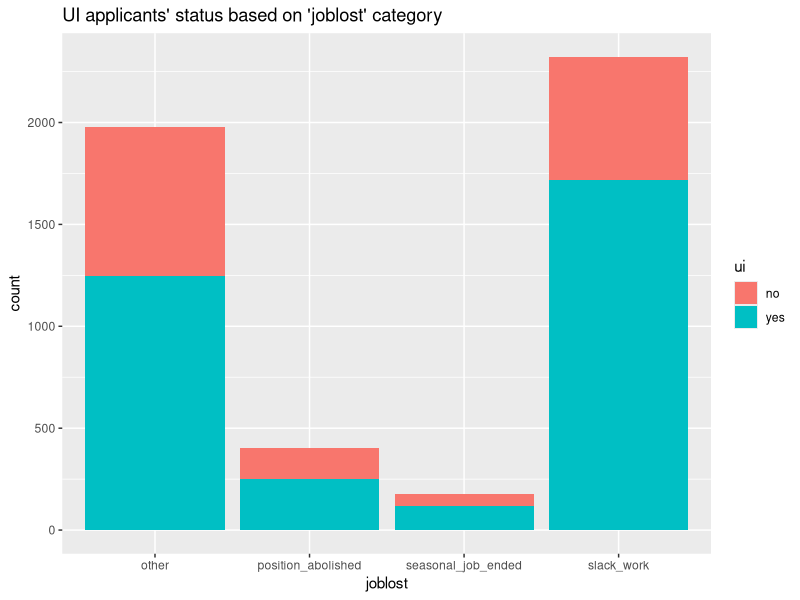
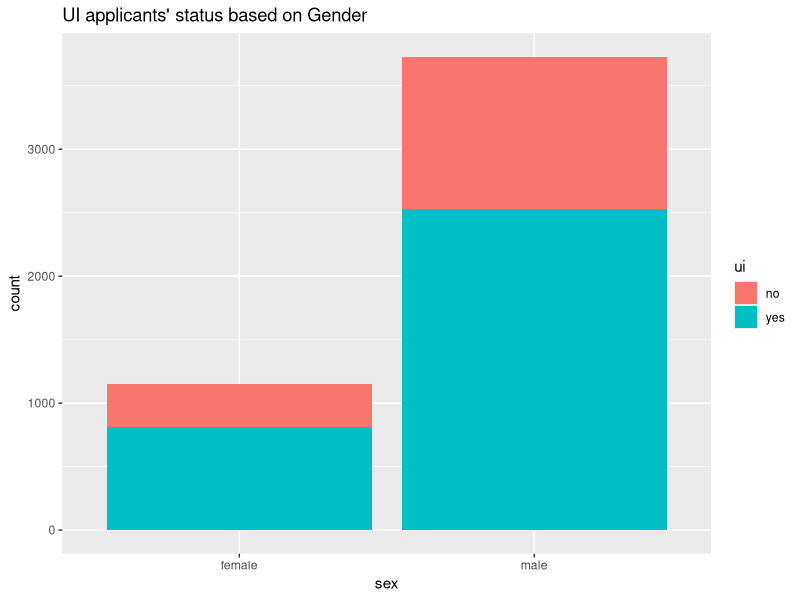
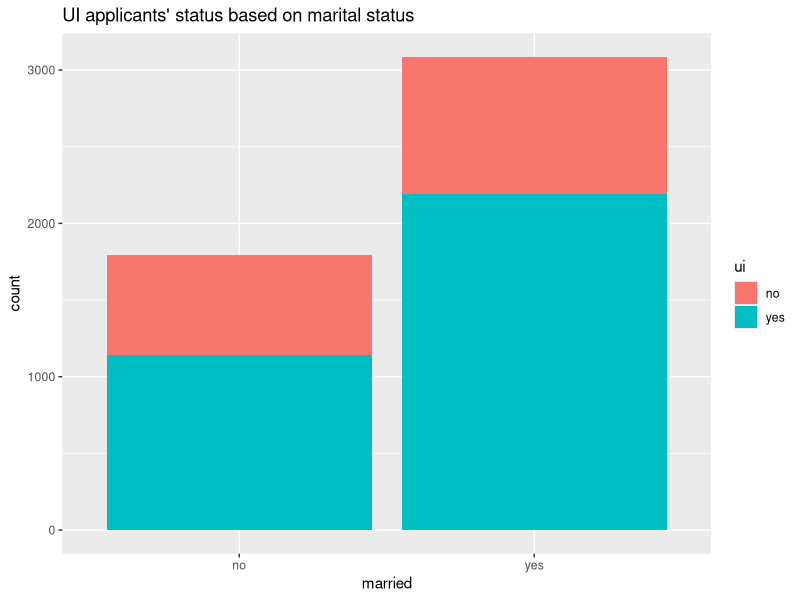
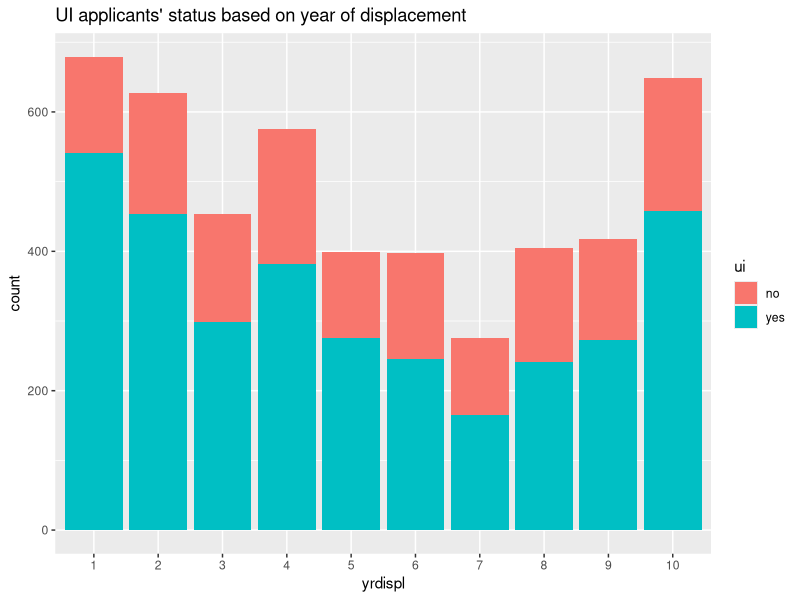
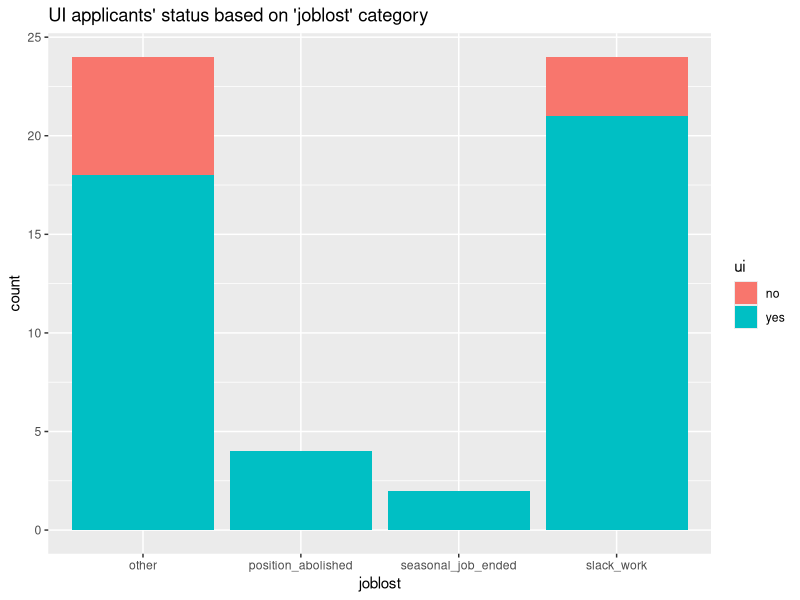
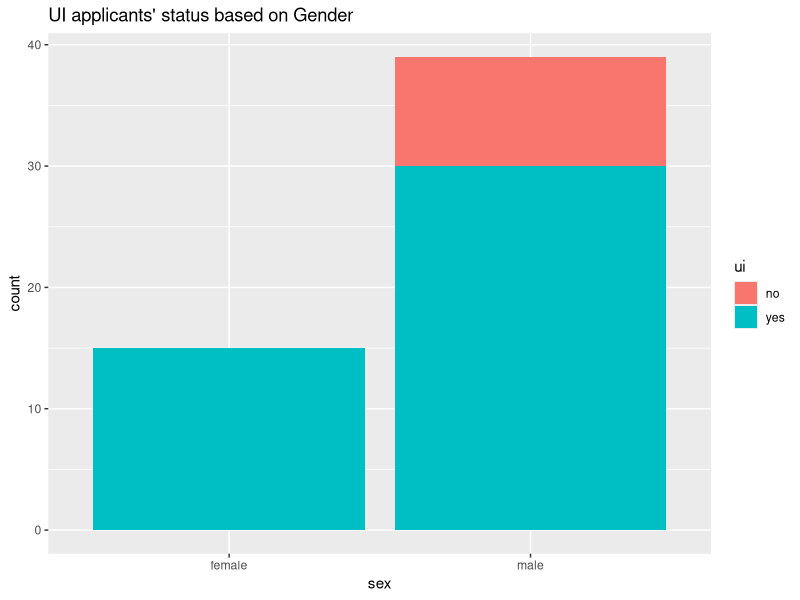
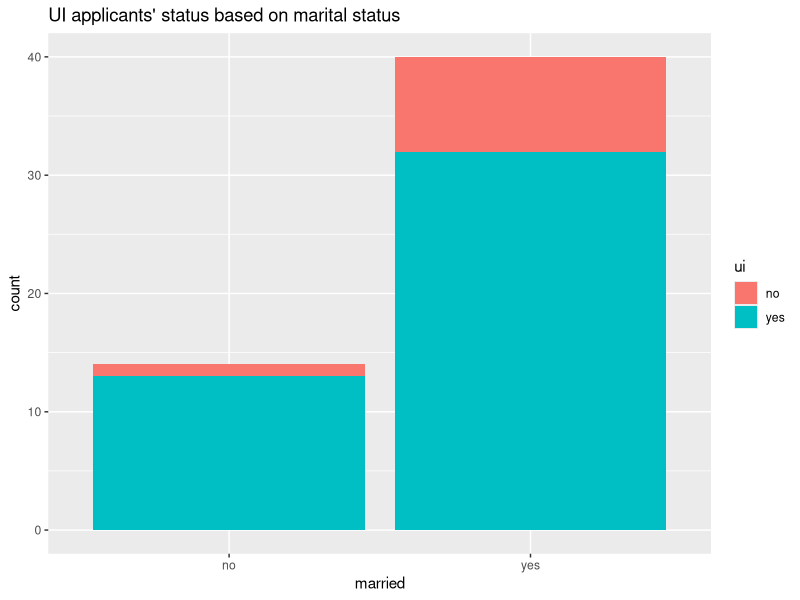
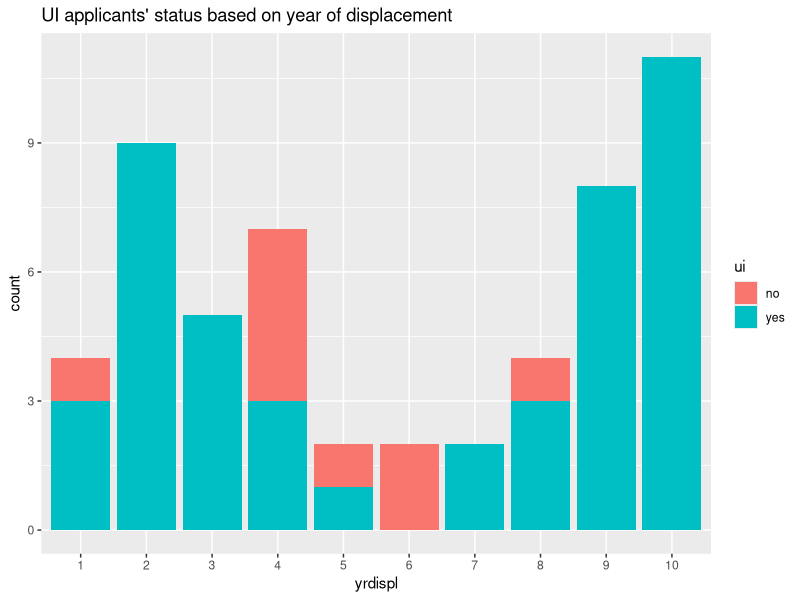

The R script that drew these images, in order: (Note: this script raises an error after producing the figures.)
#Load required packages
library(tidyverse)

#Import data
data <- read.csv("Benefits.csv", header = T)
head(data)
View(data)
data <- data [ ,-1] #take out first column
View(data) 
str(data) #View data structure
dim(data)

anyNA(data)#no missing data

#change data structure of some variables
glimpse(data)

#Check the sixe of the dataset
object.size(data)
print(object.size(data), units = "Mb")

#The Mutate verb

#Change specific columns by their name to factor
data2 <- data %>% mutate(across(c(state, joblost, nwhite, school12, sex, 
                                  bluecol, smsa, married, dkids, 
                                  dykids, yrdispl, head, ui), factor))

levels(data2$state)
str(data2)

## On studying the data column 'bluecol', it seems to be redundant as all the workers are 'blue collar-ed'
data2 <- data2 %>% select(-(bluecol))
str(data2)
dim(data2) #reduced by 1

summary(as.integer(data2$yrdispl))
levels(as.factor(data2$tenure))
summary(data2$rr)
summary(data2$statemb)
sapply (data2, levels)

# Visualization
data2 %>% ggplot(mapping = aes(x = joblost, fill = ui)) + 
  geom_bar(stat = "count") + ggtitle("UI applicants' status based on 'joblost' category")

data2 %>% ggplot(mapping = aes(x = sex, fill = ui)) + 
  geom_bar(stat = "count") + ggtitle("UI applicants' status based on Gender")

data2 %>% ggplot(mapping = aes(x = married, fill = ui)) + 
  geom_bar(stat = "count") + ggtitle("UI applicants' status based on marital status")

data2 %>% ggplot(mapping = aes(x = yrdispl, fill = ui)) + 
  geom_bar(stat = "count") + ggtitle("UI applicants' status based on year of displacement")

#Exploratory_data_analysis using tidyverse
#It assumed that most states in the US determine 
#if UI benefits' applicants get their benefits or not despite federal law.
#Although, factors such as unemployment rate, 
#Is there any difference in the unemployment rate by state_code?
# filter the data by state code

## State with State_code 11
stat_code11 <- data2 %>% filter(state == 11) %>%
  arrange(stateur) %>% group_by(joblost) 

stat_code11 <- stat_code11 %>% select(-(state))# take out the state column as it is redundant
View(stat_code11) #the stateur varies with the year displacement yrdisp
dim(stat_code11)
stat_code11 %>% sapply(levels)
#What pattern determines if an individual get the UI benefits?

stat_code11 %>% count(sex, stat_code11$ui) #females were not denied
#Although that can not be proved for all categories of job lost as there were absent in the category "seasonal job ended"

#What gender mostly get denied the UI benefits?
stat_code11_sex <- stat_code11 %>% count(stat_code11$yrdispl,sex, ui)

#what was the marital status of the males denied of UI benefits?
stat_code11_married <- stat_code11 %>% count(stat_code11$yrdispl,sex, married, ui)

View(stat_code11_married)

# Visualization
stat_code11 %>% ggplot(mapping = aes(x = joblost, fill = ui)) + 
  geom_bar(stat = "count") + ggtitle("UI applicants' status based on 'joblost' category")

stat_code11 %>% ggplot(mapping = aes(x = sex, fill = ui)) + 
  geom_bar(stat = "count") + ggtitle("UI applicants' status based on Gender")

stat_code11 %>% ggplot(mapping = aes(x = married, fill = ui)) + 
  geom_bar(stat = "count") + ggtitle("UI applicants' status based on marital status")

stat_code11 %>% ggplot(mapping = aes(x = yrdispl, fill = ui)) + 
  geom_bar(stat = "count") + ggtitle("UI applicants' status based on year of displacement")

stat_code11$statemb
levels(data2$state)
levels(as.factor(data2$stateur))

#What were the state unemployment rates for 10 years in state_code11?
levels(as.factor(stat_code11$stateur))
#It was steadily rising. Possibly there are other factors determining the denial of this applicant's benefits.

#what was the state maximum benefits for each year? 
levels(as.factor(stat_code11$statemb))

## State with State_code 12
stat_code12 <- data2 %>% filter(state == 12) %>%
  arrange(stateur) %>% group_by(joblost) 

stat_code12 <- stat_code12 %>% select(-(state))# take out the state column as it is redundant

dim(stat_code12)
#What pattern determines if an individual get the UI benefits?

stat_code12 %>% count(sex, stat_code12$ui) #females were denied

# Visualization
stat_code12 %>% ggplot(mapping = aes(x = joblost, fill = ui)) + 
  geom_bar(stat = "count") + ggtitle("UI applicants' status based on 'joblost' category")

stat_code12 %>% ggplot(mapping = aes(x = sex, fill = ui)) + 
  geom_bar(stat = "count") + ggtitle("UI applicants' status based on Gender")

stat_code12 %>% ggplot(mapping = aes(x = married, fill = ui)) + 
  geom_bar(stat = "count") + ggtitle("UI applicants' status based on marital status")

stat_code12 %>% ggplot(mapping = aes(x = yrdispl, fill = ui)) + 
  geom_bar(stat = "count") + ggtitle("UI applicants' status based on year of displacement")


levels(data2$state)

## State with State_code 13
stat_code13 <- data2 %>% filter(state == 13) %>%
  arrange(stateur) %>% group_by(joblost) 

stat_code13 <- stat_code13%>% select(-(state))# take out the state column as it is redundant

dim(stat_code13)
#What pattern determines if an individual get the UI benefits?

stat_code13 %>% count(sex, stat_code13$ui) #females were denied

# Visualization
stat_code13 %>% ggplot(mapping = aes(x = joblost, fill = ui)) + 
  geom_bar(stat = "count") + ggtitle("UI applicants' status based on 'joblost' category")

stat_code13 %>% ggplot(mapping = aes(x = sex, fill = ui)) + 
  geom_bar(stat = "count") + ggtitle("UI applicants' status based on Gender")

stat_code13 %>% ggplot(mapping = aes(x = married, fill = ui)) + 
  geom_bar(stat = "count") + ggtitle("UI applicants' status based on marital status")

stat_code13 %>% ggplot(mapping = aes(x = yrdispl, fill = ui)) + 
  geom_bar(stat = "count") + ggtitle("UI applicants' status based on year of displacement")


## State with State_code 14
stat_code14 <- data2 %>% filter(state == 14) %>%
  arrange(stateur) %>% group_by(joblost) 

stat_code14 <- stat_code14%>% select(-(state))# take out the state column as it is redundant

dim(stat_code14)
#What pattern determines if an individual get the UI benefits?

stat_code14 %>% count(sex, stat_code14$ui) #females were denied

# Visualization
stat_code14 %>% ggplot(mapping = aes(x = joblost, fill = ui)) + 
  geom_bar(stat = "count") + ggtitle("UI applicants' status based on 'joblost' category")

stat_code14 %>% ggplot(mapping = aes(x = sex, fill = ui)) + 
  geom_bar(stat = "count") + ggtitle("UI applicants' status based on Gender")

stat_code14 %>% ggplot(mapping = aes(x = married, fill = ui)) + 
  geom_bar(stat = "count") + ggtitle("UI applicants' status based on marital status")

stat_code14 %>% ggplot(mapping = aes(x = yrdispl, fill = ui)) + 
  geom_bar(stat = "count") + ggtitle("UI applicants' status based on year of displacement")

## State with State_code 15
stat_code15 <- data2 %>% filter(state == 15) %>%
  arrange(stateur) %>% group_by(joblost) 

stat_code15 <- stat_code15%>% select(-(state))# take out the state column as it is redundant

dim(stat_code15)
#What pattern determines if an individual get the UI benefits?

stat_code15 %>% count(sex, stat_code15$ui) #females were denied

# Visualization
stat_code15 %>% ggplot(mapping = aes(x = joblost, fill = ui)) + 
  geom_bar(stat = "count") + ggtitle("UI applicants' status based on 'joblost' category")

stat_code15 %>% ggplot(mapping = aes(x = sex, fill = ui)) + 
  geom_bar(stat = "count") + ggtitle("UI applicants' status based on Gender")

stat_code15 %>% ggplot(mapping = aes(x = married, fill = ui)) + 
  geom_bar(stat = "count") + ggtitle("UI applicants' status based on marital status")

stat_code15 %>% ggplot(mapping = aes(x = yrdispl, fill = ui)) + 
  geom_bar(stat = "count") + ggtitle("UI applicants' status based on year of displacement")
levels(data2$state)

## State with State_code 16
stat_code16 <- data2 %>% filter(state == 16) %>%
  arrange(stateur) %>% group_by(joblost) 

stat_code16 <- stat_code16%>% select(-(state))# take out the state column as it is redundant

dim(stat_code16)
#What pattern determines if an individual get the UI benefits?

stat_code16 %>% count(sex, stat_code16$ui) #females were denied

# Visualization
stat_code16 %>% ggplot(mapping = aes(x = joblost, fill = ui)) + 
  geom_bar(stat = "count") + ggtitle("UI applicants' status based on 'joblost' category")

stat_code16 %>% ggplot(mapping = aes(x = sex, fill = ui)) + 
  geom_bar(stat = "count") + ggtitle("UI applicants' status based on Gender")

stat_code16 %>% ggplot(mapping = aes(x = married, fill = ui)) + 
  geom_bar(stat = "count") + ggtitle("UI applicants' status based on marital status")

stat_code16 %>% ggplot(mapping = aes(x = yrdispl, fill = ui)) + 
  geom_bar(stat = "count") + ggtitle("UI applicants' status based on year of displacement")

## State with State_code 21
stat_code21 <- data2 %>% filter(state == 21) %>%
  arrange(stateur) %>% group_by(joblost) 

stat_code21 <- stat_code15%>% select(-(state))# take out the state column as it is redundant

dim(stat_code21)
#What pattern determines if an individual get the UI benefits?

stat_code21 %>% count(sex, stat_code21$ui) #females were denied

# Visualization
stat_code21 %>% ggplot(mapping = aes(x = joblost, fill = ui)) + 
  geom_bar(stat = "count") + ggtitle("UI applicants' status based on 'joblost' category")

stat_code21 %>% ggplot(mapping = aes(x = sex, fill = ui)) + 
  geom_bar(stat = "count") + ggtitle("UI applicants' status based on Gender")

stat_code21 %>% ggplot(mapping = aes(x = married, fill = ui)) + 
  geom_bar(stat = "count") + ggtitle("UI applicants' status based on marital status")

stat_code21 %>% ggplot(mapping = aes(x = yrdispl, fill = ui)) + 
  geom_bar(stat = "count") + ggtitle("UI applicants' status based on year of displacement")

## State with State_code 15
stat_code22 <- data2 %>% filter(state == 22) %>%
  arrange(stateur) %>% group_by(joblost) 

stat_code22 <- stat_code22%>% select(-(state))# take out the state column as it is redundant

dim(stat_code22)
#What pattern determines if an individual get the UI benefits?

stat_code22 %>% count(sex, stat_code22$ui) #females were denied

# Visualization
stat_code22 %>% ggplot(mapping = aes(x = joblost, fill = ui)) + 
  geom_bar(stat = "count") + ggtitle("UI applicants' status based on 'joblost' category")

stat_code22 %>% ggplot(mapping = aes(x = sex, fill = ui)) + 
  geom_bar(stat = "count") + ggtitle("UI applicants' status based on Gender")

stat_code22 %>% ggplot(mapping = aes(x = married, fill = ui)) + 
  geom_bar(stat = "count") + ggtitle("UI applicants' status based on marital status")

stat_code22 %>% ggplot(mapping = aes(x = yrdispl, fill = ui)) + 
  geom_bar(stat = "count") + ggtitle("UI applicants' status based on year of displacement")


## State with State_code 23
stat_code23 <- data2 %>% filter(state == 23) %>%
  arrange(stateur) %>% group_by(joblost) 

stat_code23 <- stat_code23%>% select(-(state))# take out the state column as it is redundant

dim(stat_code23)
#What pattern determines if an individual get the UI benefits?

stat_code23 %>% count(sex, stat_code23$ui) #females were denied

# Visualization
stat_code23 %>% ggplot(mapping = aes(x = joblost, fill = ui)) + 
  geom_bar(stat = "count") + ggtitle("UI applicants' status based on 'joblost' category")

stat_code23 %>% ggplot(mapping = aes(x = sex, fill = ui)) + 
  geom_bar(stat = "count") + ggtitle("UI applicants' status based on Gender")

stat_code23 %>% ggplot(mapping = aes(x = married, fill = ui)) + 
  geom_bar(stat = "count") + ggtitle("UI applicants' status based on marital status")

stat_code23 %>% ggplot(mapping = aes(x = yrdispl, fill = ui)) + 
  geom_bar(stat = "count") + ggtitle("UI applicants' status based on year of displacement")


## State with State_code 31
stat_code31 <- data2 %>% filter(state == 31) %>%
  arrange(stateur) %>% group_by(joblost) 

stat_code31 <- stat_code31%>% select(-(state))# take out the state column as it is redundant

dim(stat_code31)
#What pattern determines if an individual get the UI benefits?

stat_code31 %>% count(sex, stat_code31$ui) #females were denied

# Visualization
stat_code31 %>% ggplot(mapping = aes(x = joblost, fill = ui)) + 
  geom_bar(stat = "count") + ggtitle("UI applicants' status based on 'joblost' category")

stat_code31 %>% ggplot(mapping = aes(x = sex, fill = ui)) + 
  geom_bar(stat = "count") + ggtitle("UI applicants' status based on Gender")

stat_code31 %>% ggplot(mapping = aes(x = married, fill = ui)) + 
  geom_bar(stat = "count") + ggtitle("UI applicants' status based on marital status")

stat_code31 %>% ggplot(mapping = aes(x = yrdispl, fill = ui)) + 
  geom_bar(stat = "count") + ggtitle("UI applicants' status based on year of displacement")


## State with State_code 32
stat_code32 <- data2 %>% filter(state == 32) %>%
  arrange(stateur) %>% group_by(joblost) 

stat_code32 <- stat_code32%>% select(-(state))# take out the state column as it is redundant

dim(stat_code32)
#What pattern determines if an individual get the UI benefits?

stat_code32 %>% count(sex, stat_code32$ui) #females were denied

# Visualization
stat_code32 %>% ggplot(mapping = aes(x = joblost, fill = ui)) + 
  geom_bar(stat = "count") + ggtitle("UI applicants' status based on 'joblost' category")

stat_code32 %>% ggplot(mapping = aes(x = sex, fill = ui)) + 
  geom_bar(stat = "count") + ggtitle("UI applicants' status based on Gender")

stat_code32 %>% ggplot(mapping = aes(x = married, fill = ui)) + 
  geom_bar(stat = "count") + ggtitle("UI applicants' status based on marital status")

stat_code32 %>% ggplot(mapping = aes(x = yrdispl, fill = ui)) + 
  geom_bar(stat = "count") + ggtitle("UI applicants' status based on year of displacement")

## State with State_code 15
stat_code33 <- data2 %>% filter(state == 33) %>%
  arrange(stateur) %>% group_by(joblost) 

stat_code33 <- stat_code33%>% select(-(state))# take out the state column as it is redundant

dim(stat_code33)
#What pattern determines if an individual get the UI benefits?

stat_code33 %>% count(sex, stat_code33$ui) #females were denied

# Visualization
stat_code33 %>% ggplot(mapping = aes(x = joblost, fill = ui)) + 
  geom_bar(stat = "count") + ggtitle("UI applicants' status based on 'joblost' category")

stat_code33 %>% ggplot(mapping = aes(x = sex, fill = ui)) + 
  geom_bar(stat = "count") + ggtitle("UI applicants' status based on Gender")

stat_code33 %>% ggplot(mapping = aes(x = married, fill = ui)) + 
  geom_bar(stat = "count") + ggtitle("UI applicants' status based on marital status")

stat_code33 %>% ggplot(mapping = aes(x = yrdispl, fill = ui)) + 
  geom_bar(stat = "count") + ggtitle("UI applicants' status based on year of displacement")

## State with State_code 34
stat_code34 <- data2 %>% filter(state == 34) %>%
  arrange(stateur) %>% group_by(joblost) 

stat_code34 <- stat_code34%>% select(-(state))# take out the state column as it is redundant

dim(stat_code34)
#What pattern determines if an individual get the UI benefits?

stat_code34 %>% count(sex, stat_code34$ui) #females were denied

# Visualization
stat_code34 %>% ggplot(mapping = aes(x = joblost, fill = ui)) + 
  geom_bar(stat = "count") + ggtitle("UI applicants' status based on 'joblost' category")

stat_code34 %>% ggplot(mapping = aes(x = sex, fill = ui)) + 
  geom_bar(stat = "count") + ggtitle("UI applicants' status based on Gender")

stat_code34 %>% ggplot(mapping = aes(x = married, fill = ui)) + 
  geom_bar(stat = "count") + ggtitle("UI applicants' status based on marital status")

stat_code34 %>% ggplot(mapping = aes(x = yrdispl, fill = ui)) + 
  geom_bar(stat = "count") + ggtitle("UI applicants' status based on year of displacement")


## State with State_code 15
stat_code35 <- data2 %>% filter(state == 35) %>%
  arrange(stateur) %>% group_by(joblost) 

stat_code15 <- stat_code15%>% select(-(state))# take out the state column as it is redundant

dim(stat_code35)
#What pattern determines if an individual get the UI benefits?

stat_code35 %>% count(sex, stat_code35$ui) #females were denied

# Visualization
stat_code35 %>% ggplot(mapping = aes(x = joblost, fill = ui)) + 
  geom_bar(stat = "count") + ggtitle("UI applicants' status based on 'joblost' category")

stat_code35 %>% ggplot(mapping = aes(x = sex, fill = ui)) + 
  geom_bar(stat = "count") + ggtitle("UI applicants' status based on Gender")

stat_code35 %>% ggplot(mapping = aes(x = married, fill = ui)) + 
  geom_bar(stat = "count") + ggtitle("UI applicants' status based on marital status")

stat_code35 %>% ggplot(mapping = aes(x = yrdispl, fill = ui)) + 
  geom_bar(stat = "count") + ggtitle("UI applicants' status based on year of displacement")


## State with State_code 41
stat_code41 <- data2 %>% filter(state == 41) %>%
  arrange(stateur) %>% group_by(joblost) 

stat_code41 <- stat_code41%>% select(-(state))# take out the state column as it is redundant

dim(stat_code41)
#What pattern determines if an individual get the UI benefits?

stat_code41 %>% count(sex, stat_code41$ui) #females were denied

# Visualization
stat_code41 %>% ggplot(mapping = aes(x = joblost, fill = ui)) + 
  geom_bar(stat = "count") + ggtitle("UI applicants' status based on 'joblost' category")

stat_code41 %>% ggplot(mapping = aes(x = sex, fill = ui)) + 
  geom_bar(stat = "count") + ggtitle("UI applicants' status based on Gender")

stat_code41 %>% ggplot(mapping = aes(x = married, fill = ui)) + 
  geom_bar(stat = "count") + ggtitle("UI applicants' status based on marital status")

stat_code41 %>% ggplot(mapping = aes(x = yrdispl, fill = ui)) + 
  geom_bar(stat = "count") + ggtitle("UI applicants' status based on year of displacement")

## statistical modeling will be carried out to determine the effectiveness of the UI application system

# Select the numeric data and create a correlation plot
num_data <- data2 %>% select(stateur, statemb, state, age, tenure, rr)
str(num_data)
data2 %>% summary
num_data %>% summary


##Reference
#https://www.jstor.org/stable/1392373
#https://www.bls.gov/respondents/mwr/electronic-data-interchange/appendix-d-usps-state-abbreviations-and-fips-codes.htm